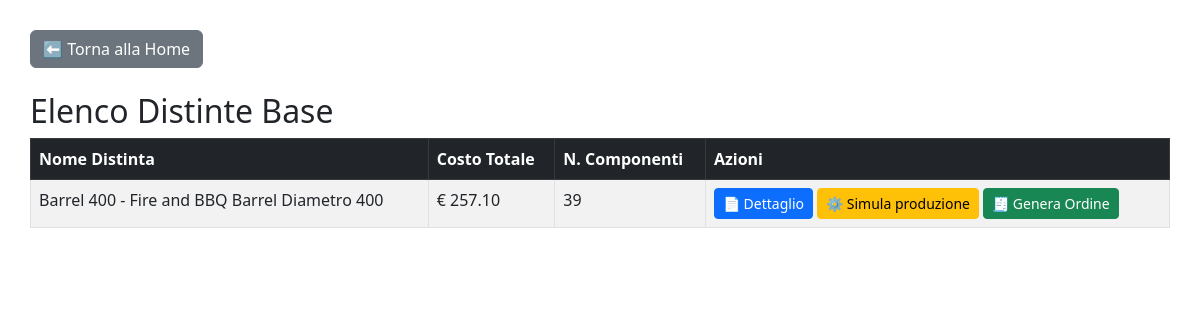
Page /distinte on the committed database.
### tables this page shows
CREATE TABLE distinte (
                id INTEGER PRIMARY KEY AUTOINCREMENT,
                codice TEXT NOT NULL,
                descrizione TEXT
            );

### main_6.py (the view)
@app.route('/distinte')
def distinte():
    conn = sqlite3.connect(DB_NAME)
    c = conn.cursor()
    c.execute("SELECT * FROM distinte")
    distinte_raw = c.fetchall()
    distinte = []
    for d in distinte_raw:
        id_distinta = d[0]
        codice = d[1]
        descrizione = d[2]
        c.execute("SELECT SUM(qty * costo) FROM componenti WHERE id_distinta = ?", (id_distinta,))
        totale = c.fetchone()[0]
        if totale is None:
            totale = 0.0
        c.execute("SELECT COUNT(*) FROM componenti WHERE id_distinta = ?", (id_distinta,))
        n_componenti = c.fetchone()[0]
        distinte.append((id_distinta, codice, descrizione, round(totale, 2), n_componenti))
    conn.close()
    return render_template("lista_distinte.html", distinte=distinte)

### templates/lista_distinte.html (shortened to what this page needs)
<!DOCTYPE html>
<html lang="it">
<head>
    <link href="https://cdn.jsdelivr.net/npm/bootstrap@5.3.0/dist/css/bootstrap.min.css" rel="stylesheet">
</head>
<body>
    <a href="{{ url_for('dashboard') }}" class="btn btn-secondary mb-4">⬅ Torna alla Home</a>
    <h2>Elenco Distinte Base</h2>
    <table class="table table-bordered table-striped">
        <thead class="table-dark">
            <tr>
                <th>Nome Distinta</th>
                <th>Costo Totale</th>
                <th>N. Componenti</th>
                <th>Azioni</th>
            </tr>
        </thead>
        <tbody>
            {% for d in distinte %}
            <tr>
                <td>{{ d[1] }} - {{ d[2] }}</td>
                <td>€ {{ "%.2f"|format(d[3]) }}</td>
                <td>{{ d[4] }}</td>
                <td>
                    <a href="{{ url_for('dettaglio_distinta', id_distinta=d[0]) }}" class="btn btn-primary btn-sm">📄 Dettaglio</a>
                    <a href="{{ url_for('simula_distinta', id_distinta=d[0]) }}" class="btn btn-warning btn-sm">⚙️ Simula produzione</a>
                    <a href="{{ url_for('genera_ordine_fornitore', id_distinta=d[0]) }}" class="btn btn-success btn-sm">🧾 Genera Ordine</a>
                </td>
            </tr>
            {% endfor %}
        </tbody>
    </table>
</body>
</html>

### templates/lista_distinte.html (style rules this page uses)
body { padding: 30px; }

### rows in the picture
distinte: codice "Barrel 400", descrizione "Fire and BBQ Barrel Diametro 400", d "257.10", d "39"
